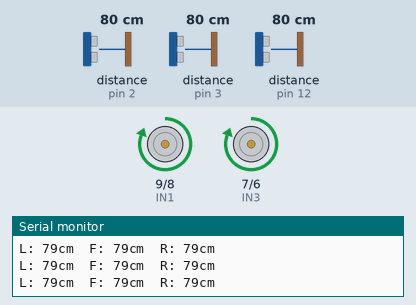
Simulated run of this sketch. Board: Arduino Uno, built with avr-gcc and run on an emulated ATmega328P. Parts: motor-driver pin pairs drawn as motors (green arrow = first pin HIGH = forward, orange = second pin HIGH = backward, longer = more drive, scaled by the enable pin), the last lines printed to the serial monitor. Wiring (inferred from the names in the program): 3 × ultrasonic range finder: trigger pin 4, echo pin 3 / trigger pin 11, echo pin 2 / trigger pin 13, echo pin 12. The test bench sets the inputs (shaded band); at power-on: distance to the obstacle (sensors on pin 2, pin 3, pin 12) 80 cm. The echo pulse lasts 58.3 µs per cm.

Above: at 1.2 s.
1.3 s: distance to the obstacle (sensor on pin 2) set to 10 cm
2.8 s: distance to the obstacle (sensor on pin 2) set to 7 cm
At 3.15 s:
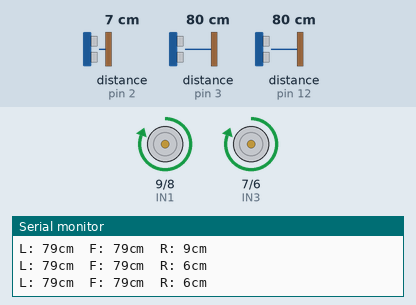
5.8 s: distance to the obstacle (sensor on pin 3) set to 10 cm
8.8 s: distance to the obstacle (sensor on pin 3) set to 7 cm
At 9.33 s:
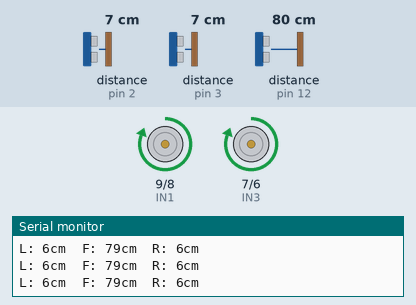
11.8 s: distance to the obstacle (sensor on pin 12) set to 33 cm
14.8 s: distance to the obstacle (sensor on pin 12) set to 27 cm
At 15.01 s:
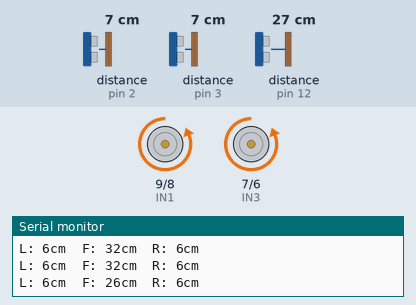
At 16.2 s:
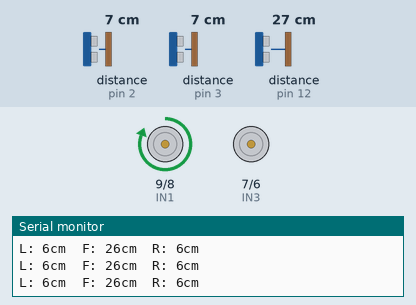
Timing chart, 0 to 17.6 s (numbered marks = the images above; inputs shaded):
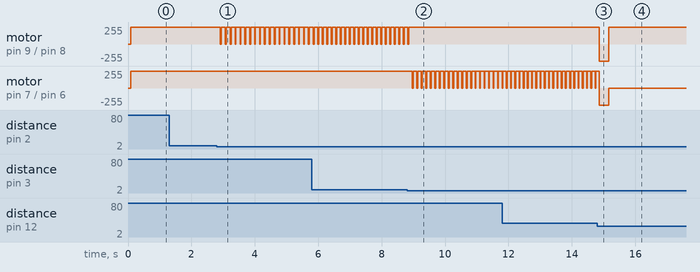

Measured:
- the behaviour switches between 9 and 8 cm on distance to the obstacle (sensor on pin 2) (found by bisection; images 0 and 1)
- the behaviour switches between 9 and 8 cm on distance to the obstacle (sensor on pin 3) (found by bisection; images 1 and 2)
- the behaviour switches between 31 and 30 cm on distance to the obstacle (sensor on pin 12) (found by bisection; images 2 and 3)
- after the input at 2.8 s, motor on pin 9 (IN1) / pin 8 (IN2): alternates forward 255/255 for 0.13 s and stopped for 0.03 s, starting after 0.12 s
- after the input at 8.8 s, motor on pin 9 (IN1) / pin 8 (IN2): goes on until 8.9 s, then stays forward 255/255; motor on pin 7 (IN3) / pin 6 (IN4): alternates forward 255/255 for 0.12 s and stopped for 0.03 s, starting after 0.17 s
- after the input at 14.8 s, motor on pin 9 (IN1) / pin 8 (IN2): forward 255/255 → backward 255/255 after 0.06 s, → forward 255/255 0.31 s later

The sketch:

FUME.ino
```cpp
// FUME - autonomous maze-solving robot
// Three fixed HC-SR04 ultrasonic sensors (left, front, right) feeding a
// rule-based left-hand wall follower with obstacle avoidance.

//motor driver
int ENA = 5;   // left motor PWM
int ENB = 10;  // right motor PWM
int IN1 = 9;
int IN2 = 8;
int IN3 = 7;
int IN4 = 6;

//ultrasonic sensors (each one needs its own trig/echo pair)
int F_TRIG = 13;
int F_ECHO = 12;
int L_TRIG = 4;   // PIN GUESSED - check against your wiring
int L_ECHO = 3;   // PIN GUESSED - check against your wiring
int R_TRIG = 11;  // PIN GUESSED - check against your wiring
int R_ECHO = 2;   // PIN GUESSED - check against your wiring

//sensor settings
const int PINGS_PER_READING = 3;    // median of this many pings
const long MAX_DISTANCE_CM = 200;   // anything further (or no echo) counts as open
const unsigned long ECHO_TIMEOUT_US = MAX_DISTANCE_CM * 58;  // ~58 us per cm round trip
const int PING_GAP_MS = 5;          // let echoes die out between pings

//navigation thresholds (cm) and timings (ms) - tune these on the real maze
int distance_collision = 30;  // front closer than this = wall ahead
int side_open = 40;           // side further than this = opening to turn into
int side_too_close = 8;       // side closer than this = steer away from wall
const int TURN_90_MS = 450;          // CALIBRATE: time for a ~90 degree pivot
const int FORWARD_INTO_GAP_MS = 300; // CALIBRATE: drive into an opening after turning
const int BACK_UP_MS = 250;
const int STEP_MS = 50;              // how long each forward step lasts

bool turning;
bool direction; // true for left false for right
bool hadLeftWall = false; // seen a left wall since the last left turn

long leftDist, frontDist, rightDist;

void setup() {
  Serial.begin(9600);
  pinMode(F_TRIG, OUTPUT);
  pinMode(F_ECHO, INPUT);
  pinMode(L_TRIG, OUTPUT);
  pinMode(L_ECHO, INPUT);
  pinMode(R_TRIG, OUTPUT);
  pinMode(R_ECHO, INPUT);
  pinMode(IN1, OUTPUT);
  pinMode(IN2, OUTPUT);
  pinMode(IN3, OUTPUT);
  pinMode(IN4, OUTPUT);
  analogWrite(ENA,255); //left
  analogWrite(ENB,255); //right
  turning = false;
  direction = true;
}

void loop() {
  readSensors();

  // 1) Already turning away from a wall: keep rotating until the front is clear.
  if(turning) {
    if(direction) {
      rotateLeft();
    }
    else {
      rotateRight();
    }
    if(frontDist > distance_collision) {
      turning = false;
    }
    return;
  }

  // 2) Left-hand rule: if a left wall we were following opens up, take the turn.
  //    hadLeftWall stops it spinning in circles while the left stays open.
  if(leftDist <= side_open) {
    hadLeftWall = true;
  }
  else if(hadLeftWall) {
    rotateLeft();
    delay(TURN_90_MS);
    moveForward();
    delay(FORWARD_INTO_GAP_MS);
    hadLeftWall = false;  // wait until we pick up a left wall again
    return;
  }

  // 3) Wall ahead: turn toward whichever side has more room.
  if(frontDist < distance_collision) {
    stop();
    if(leftDist < distance_collision && rightDist < distance_collision) {
      // dead end: back off a little, then spin until a way out appears
      moveBack();
      delay(BACK_UP_MS);
    }
    turning = true;
    direction = (leftDist > rightDist) ? true : false;
    return;
  }

  // 4) Corridor: go forward, nudging away from a wall that is too close.
  if(leftDist < side_too_close) {
    rotateRight();
    delay(STEP_MS / 2);
  }
  else if(rightDist < side_too_close) {
    rotateLeft();
    delay(STEP_MS / 2);
  }
  moveForward();
  delay(STEP_MS);
}

void readSensors() {
  leftDist  = readDistance(L_TRIG, L_ECHO);
  frontDist = readDistance(F_TRIG, F_ECHO);
  rightDist = readDistance(R_TRIG, R_ECHO);

  Serial.print("L: ");
  Serial.print(leftDist);
  Serial.print("cm  F: ");
  Serial.print(frontDist);
  Serial.print("cm  R: ");
  Serial.print(rightDist);
  Serial.println("cm");
}

// Median of several pings, so one bad echo doesn't trigger a turn.
long readDistance(int _trig, int _echo) {
  long samples[PINGS_PER_READING];
  for(int i = 0; i < PINGS_PER_READING; i++) {
    samples[i] = distance(_trig, _echo);
    delay(PING_GAP_MS);
  }
  // insertion sort (tiny array)
  for(int i = 1; i < PINGS_PER_READING; i++) {
    long key = samples[i];
    int j = i - 1;
    while(j >= 0 && samples[j] > key) {
      samples[j + 1] = samples[j];
      j--;
    }
    samples[j + 1] = key;
  }
  return samples[PINGS_PER_READING / 2];
}

void moveForward(){
  digitalWrite(IN1, HIGH);
  digitalWrite(IN2, LOW);
  digitalWrite(IN3, HIGH);
  digitalWrite(IN4, LOW);
}
void rotateLeft() {
  digitalWrite(IN1, LOW);
  digitalWrite(IN2, LOW);
  digitalWrite(IN3, HIGH);
  digitalWrite(IN4, LOW);
}
void rotateRight(){
  digitalWrite(IN1, HIGH);
  digitalWrite(IN2, LOW);
  digitalWrite(IN3, LOW);
  digitalWrite(IN4, LOW);
}

void moveBack(){
  digitalWrite(IN1, LOW);
  digitalWrite(IN2, HIGH);
  digitalWrite(IN3, LOW);
  digitalWrite(IN4, HIGH);
}

// One ping, in cm. Returns MAX_DISTANCE_CM if no echo arrives in time.
long distance(int _trig, int _echo) {
  digitalWrite(_trig, LOW);
  delayMicroseconds(2);
  digitalWrite(_trig, HIGH);
  delayMicroseconds(10);
  digitalWrite(_trig, LOW);
  unsigned long duration = pulseIn(_echo, HIGH, ECHO_TIMEOUT_US);
  if(duration == 0) {
    return MAX_DISTANCE_CM;  // timed out: nothing in range
  }
  long distance = (duration / 2) * 0.0343;
  if(distance > MAX_DISTANCE_CM) {
    distance = MAX_DISTANCE_CM;
  }
  return distance;
}

void stop(){
  digitalWrite(IN1, LOW);
  digitalWrite(IN2, LOW);
  digitalWrite(IN3, LOW);
  digitalWrite(IN4, LOW);
}
```
